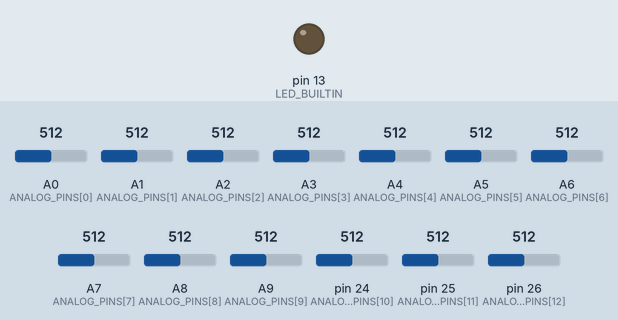
Recording of a sketch running on a simulated Teensy 4. Shown: output pins drawn as LEDs (lit = HIGH). Inputs (shaded band) come from the test bench; at power-on: A2 (ANALOG_PINS[2]) = 512, A0 (ANALOG_PINS[0]) = 512, A1 (ANALOG_PINS[1]) = 512, A3 (ANALOG_PINS[3]) = 512, A5 (ANALOG_PINS[5]) = 512, A4 (ANALOG_PINS[4]) = 512, A6 (ANALOG_PINS[6]) = 512, A7 (ANALOG_PINS[7]) = 512, A8 (ANALOG_PINS[8]) = 512, A9 (ANALOG_PINS[9]) = 512, pin 24 (ANALOG_PINS[10]) = 512, pin 25 (ANALOG_PINS[11]) = 512, pin 26 (ANALOG_PINS[12]) = 512 (analog values on the 0–1023 scale). What the sketch prints to the serial monitor is not drawn.

Above: at 1.4 s.
1.5 s: A2 (ANALOG_PINS[2]) set to 716
At 2.2 s:
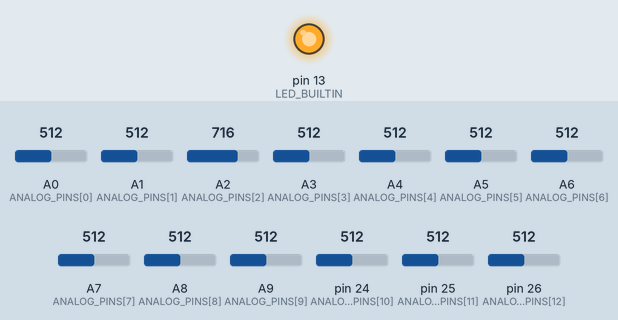
3.3 s: A0 (ANALOG_PINS[0]) set to 716
5.0 s: A1 (ANALOG_PINS[1]) set to 716
6.7 s: A3 (ANALOG_PINS[3]) set to 716
8.4 s: A5 (ANALOG_PINS[5]) set to 716
11.4 s: A4 (ANALOG_PINS[4]) set to 716
Timing chart, 0 to 14.5 s (numbered marks = the images above; inputs shaded):
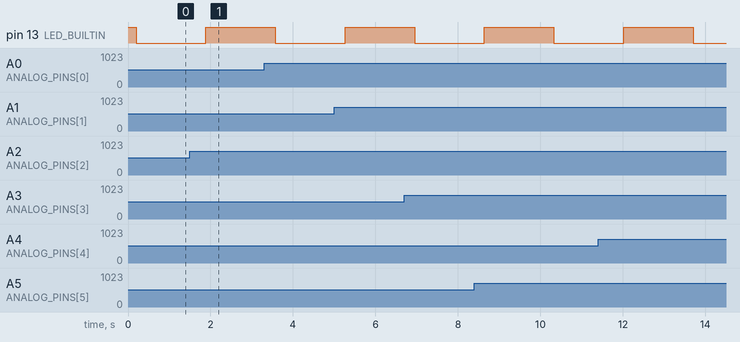

The sketch:

steel_capture.ino
```cpp
/*
 * Steel Capture — Teensy 4.1 Firmware
 *
 * Reads 13 analog channels at 1kHz and sends binary frames over USB serial.
 *
 * Channel mapping (all SS49E hall sensors + neodymium magnets):
 *   A0:  Pedal A
 *   A1:  Pedal B
 *   A2:  Pedal C
 *   A3:  Knee lever LKL
 *   A4:  Knee lever LKR
 *   A5:  Knee lever LKV
 *   A6:  Knee lever RKL
 *   A7:  Knee lever RKR
 *   A8:  Volume pedal
 *   A9:  Bar fret 0
 *   A10: Bar fret 5
 *   A11: Bar fret 10
 *   A12: Bar fret 15
 *
 * Binary protocol (34 bytes per frame):
 *   [0:2]   Sync word (0xBEEF, little-endian)
 *   [2:6]   Timestamp (microseconds, uint32, little-endian)
 *   [6:32]  13× ADC values (uint16, little-endian each)
 *   [32:34] CRC-16/CCITT-FALSE (little-endian)
 *
 * Upload via Arduino IDE or PlatformIO with Teensy 4.1 board selected.
 */

#include <Arduino.h>

// ─── Configuration ──────────────────────────────────────────────────────────

#define NUM_CHANNELS    13
#define SAMPLE_RATE_HZ  1000
#define ADC_RESOLUTION  12  // Teensy 4.1 supports 10, 12, or 16 bit
#define BAUD_RATE       115200
#define FRAME_SIZE      34

const uint8_t ANALOG_PINS[NUM_CHANNELS] = {
    A0, A1, A2,         // Pedals A, B, C
    A3, A4, A5,         // Knee levers LKL, LKR, LKV
    A6, A7,             // Knee levers RKL, RKR
    A8,                 // Volume pedal
    A9, A10, A11, A12   // Bar SS49E at frets 0, 5, 10, 15
};

const uint16_t SYNC_WORD = 0xBEEF;

// ─── Frame buffer ───────────────────────────────────────────────────────────

uint8_t frame[FRAME_SIZE];
uint16_t adc_values[NUM_CHANNELS];

// ─── Timing ─────────────────────────────────────────────────────────────────

const uint32_t SAMPLE_INTERVAL_US = 1000000UL / SAMPLE_RATE_HZ;
uint32_t next_sample_time;

// ─── CRC-16/CCITT-FALSE ────────────────────────────────────────────────────

uint16_t crc16(const uint8_t* data, size_t len) {
    uint16_t crc = 0xFFFF;
    for (size_t i = 0; i < len; i++) {
        crc ^= ((uint16_t)data[i]) << 8;
        for (int j = 0; j < 8; j++) {
            if (crc & 0x8000)
                crc = (crc << 1) ^ 0x1021;
            else
                crc <<= 1;
        }
    }
    return crc;
}

// ─── Pack frame ─────────────────────────────────────────────────────────────

void pack_frame(uint32_t timestamp, const uint16_t* adc, uint8_t* buf) {
    // Sync word (little-endian)
    buf[0] = SYNC_WORD & 0xFF;
    buf[1] = (SYNC_WORD >> 8) & 0xFF;

    // Timestamp (little-endian u32)
    buf[2] = timestamp & 0xFF;
    buf[3] = (timestamp >> 8) & 0xFF;
    buf[4] = (timestamp >> 16) & 0xFF;
    buf[5] = (timestamp >> 24) & 0xFF;

    // ADC values (little-endian u16 × 13)
    for (int i = 0; i < NUM_CHANNELS; i++) {
        buf[6 + i*2] = adc[i] & 0xFF;
        buf[6 + i*2 + 1] = (adc[i] >> 8) & 0xFF;
    }

    // CRC-16 over first 32 bytes (FRAME_SIZE - 2)
    uint16_t crc = crc16(buf, FRAME_SIZE - 2);
    buf[FRAME_SIZE - 2] = crc & 0xFF;
    buf[FRAME_SIZE - 1] = (crc >> 8) & 0xFF;
}

// ─── Setup ──────────────────────────────────────────────────────────────────

void setup() {
    Serial.begin(BAUD_RATE);
    analogReadResolution(ADC_RESOLUTION);

    // Configure analog pins (Teensy 4.1 — all analog-capable)
    for (int i = 0; i < NUM_CHANNELS; i++) {
        pinMode(ANALOG_PINS[i], INPUT);
    }

    // LED: blink once to indicate ready
    pinMode(LED_BUILTIN, OUTPUT);
    digitalWrite(LED_BUILTIN, HIGH);
    delay(200);
    digitalWrite(LED_BUILTIN, LOW);

    next_sample_time = micros();
}

// ─── Main loop ──────────────────────────────────────────────────────────────

void loop() {
    uint32_t now = micros();

    if ((int32_t)(now - next_sample_time) >= 0) {
        next_sample_time += SAMPLE_INTERVAL_US;

        // Read all channels
        for (int i = 0; i < NUM_CHANNELS; i++) {
            adc_values[i] = analogRead(ANALOG_PINS[i]);
        }

        // Pack and send
        pack_frame(now, adc_values, frame);
        Serial.write(frame, FRAME_SIZE);

        // Toggle LED every second for heartbeat
        static uint16_t led_counter = 0;
        led_counter++;
        if (led_counter >= SAMPLE_RATE_HZ) {
            led_counter = 0;
            digitalWriteFast(LED_BUILTIN, !digitalReadFast(LED_BUILTIN));
        }
    }
}
```
